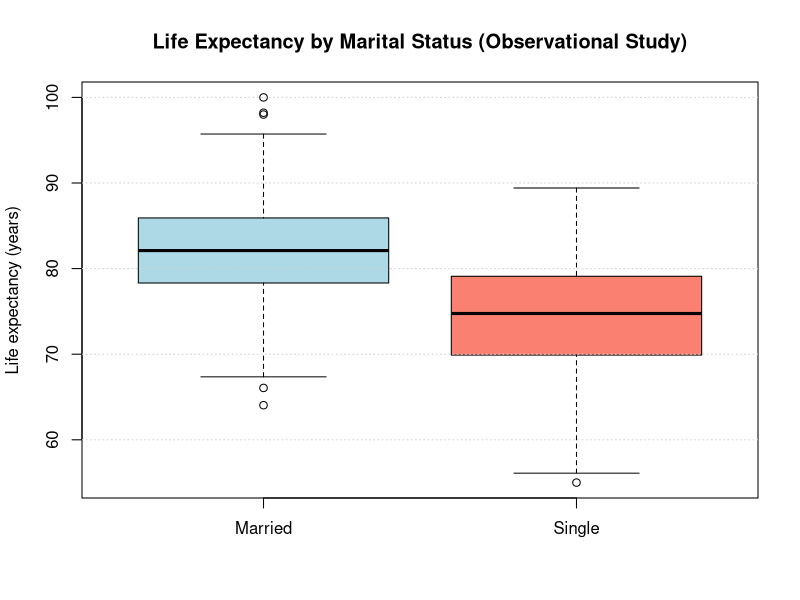
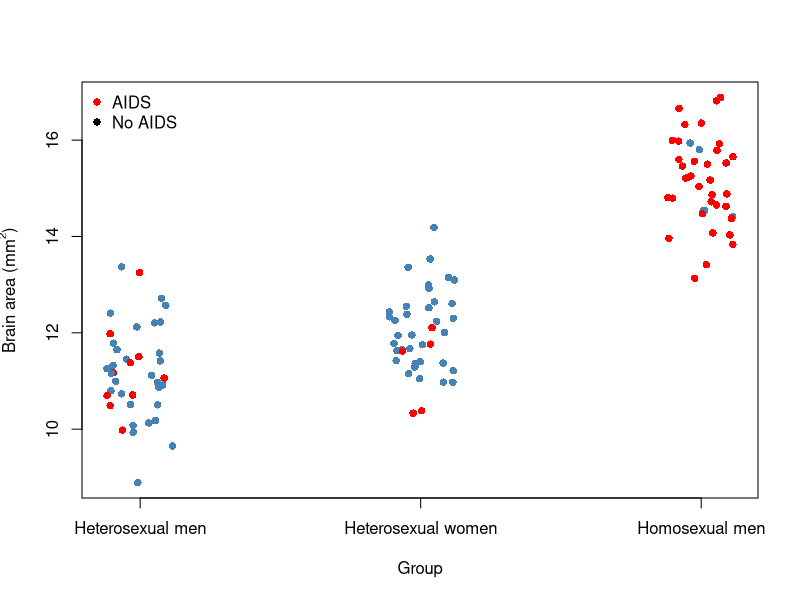
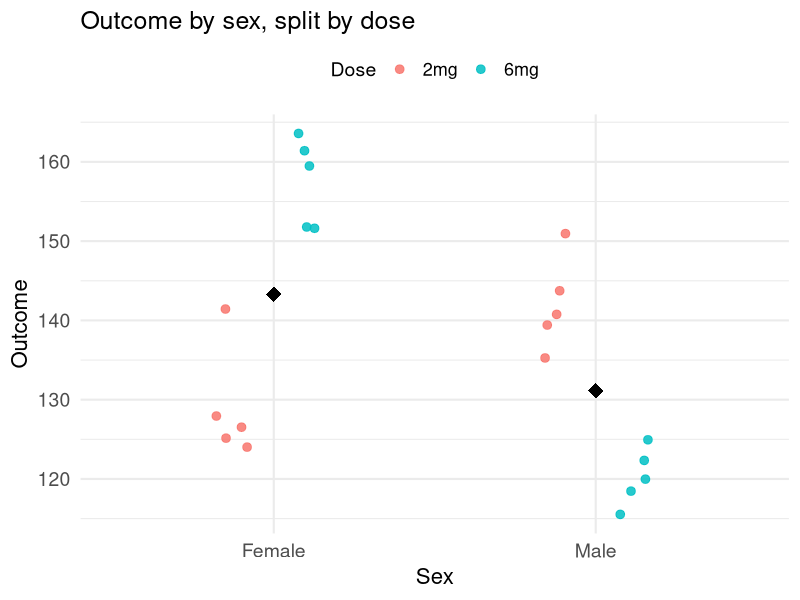

Write R code to recreate these figures, in order.
## ---- chunk 1
#| echo: false
#| warning: false
#| message: false
#| error: false   # optional (hides errors; use carefully)

# Two boxplots illustrating an observational study:
# Married people show higher life expectancy than single people (but no causality implied)

set.seed(42)

# Simulated life expectancy (years)
# Married: higher median; Single: lower median; include some overlap + a few outliers
married <- c(rnorm(140, mean = 82, sd = 6), 98, 100)
single  <- c(rnorm(140, mean = 75, sd = 7), 55, 58)

df <- data.frame(
  marital_status = factor(c(rep("Married", length(married)), rep("Single", length(single)))),
  life_expectancy = c(married, single)
)

boxplot(life_expectancy ~ marital_status, data = df,
        col = c("lightblue", "salmon"),
        ylab = "Life expectancy (years)",
        xlab = "",
        main = "Life Expectancy by Marital Status (Observational Study)")

stripchart(life_expectancy ~ marital_status, data = df,
           method = "jitter", pch = 16, col = rgb(0,0,0,0.25), add = TRUE)
grid(nx = NA, ny = NULL)
## ---- chunk 2
library(knitr)
set.seed(123)

n <- 40
brain <- data.frame(
  group = factor(rep(c("Homosexual men", "Heterosexual men", "Heterosexual women"),
                     each = n)),
  brain_area_mm2 = c(
    rnorm(n, mean = 15.1, sd = 1.0),
    rnorm(n, mean = 11.2, sd = 1.0),
    rnorm(n, mean = 12.0, sd = 1.0)
  )
)

# check group means (will be close, not exact)
mean_table<-aggregate(brain_area_mm2 ~ group, data = brain, mean)
names(mean_table)[2] <- "Brain Area"
kable(mean_table, digits = 2, caption = "Average brain area (mm^2) by group")
x <- jitter(as.numeric(brain$group), amount = 0.12)
cols <- rep("steelblue", nrow(brain))

# indices within each group to color red
i_hom <- which(brain$group == "Homosexual men")[sample(1:40,35)]
i_hetm <- which(brain$group == "Heterosexual men")[sample(1:40,10)]
i_hetw <- which(brain$group == "Heterosexual women")[sample(1:40,5)]

cols[c(i_hom, i_hetm, i_hetw)] <- "red"

plot(x, brain$brain_area_mm2,
     xaxt = "n",
     xlab = "Group", ylab = expression("Brain area (mm"^2*")"),
     pch = 16, col = cols)

axis(1, at = 1:3, labels = levels(brain$group))
legend("topleft",
       legend = c("AIDS", "No AIDS"),
       col = c("red", "black"),
       pch = 16, bty = "n")
## ---- chunk 3
# Packages
suppressPackageStartupMessages({
  library(dplyr)
  library(ggplot2)
  library(knitr)
  library(kableExtra)
})


set.seed(7)

n <- 5
sd <- 5

spec <- tibble::tibble(
  Dose = c("2mg","2mg","6mg","6mg"),
  Sex  = c("Male","Female","Male","Female"),
  target_mean = c(140, 130, 120, 150)
)

df <- spec |>
  group_by(Dose, Sex) |>
  do({
    mu <- .$target_mean[1]
    vals <- rnorm(n, mean = mu, sd = sd)
    tibble::tibble(Value = vals, CatNum = seq_len(n))
  }) |>
  ungroup() |>
  mutate(CatID = paste0(Dose, "_", substr(Sex, 1, 1), CatNum)) |>
  select(CatID, Sex, Dose, Value)

# Nicer summary table
sum_tbl <- df |>
  group_by(Sex, Dose) |>
  summarise(
    mean = mean(Value),
    .groups = "drop"
  ) 

# Table (HTML) with kableExtra
sum_tbl |>
  tidyr::pivot_wider(names_from = Dose, values_from = mean) |>
  kbl(
    caption = "Summary by Sex and Dose",
    col.names = c("Sex","Mean (2mg)", "Mean (6mg)"),
    align = "lcc"
  ) |>
  kable_styling(full_width = FALSE, bootstrap_options = c("striped", "hover", "condensed")) |>
  column_spec(1, bold = TRUE)
## ---- chunk 4
ggplot(df, aes(x = Sex, y = Value, color = Dose)) +
  geom_point(
    position = position_jitterdodge(jitter.width = 0.12, dodge.width = 0.5),
    alpha = 0.85, size = 2.6
  ) +
  stat_summary(
    fun = mean, geom = "point",
    position = position_dodge(width = 0.5),
    shape = 18, size = 5, color = "black"
  ) +
  labs(title = "Outcome by sex, split by dose", y = "Outcome") +
  theme_minimal(base_size = 16) +   # increases all text
  theme(
    plot.title = element_text(size = 18),
    axis.title = element_text(size = 16),
    axis.text  = element_text(size = 14),
    legend.title = element_text(size = 14),
    legend.text  = element_text(size = 13),
    legend.position = "top"
  )

## ---- chunk 5
#| label: adherer-effect-table
#| echo: false

library(tibble)
library(knitr)

tab <- tribble(
  ~Group,               ~Adherence,          ~`N`, ~`4-year event rate (%)`,
  "New BP drug",        "≥ 80% pills taken", 500,  4.0,
  "New BP drug",        "< 80% pills taken", 500,  9.0,
  "Placebo (control)",  "≥ 80% pills taken", 500,  4.5,
  "Placebo (control)",  "< 80% pills taken", 500,  9.5
)

kable(tab, caption = "Illustrative example: apparent benefit among adherers appears in both drug and placebo groups (adherer effect).")
## ---- chunk 6
set.seed(123)
names<-seq(1,100) #data frame
sample(names,5,replace=FALSE)
